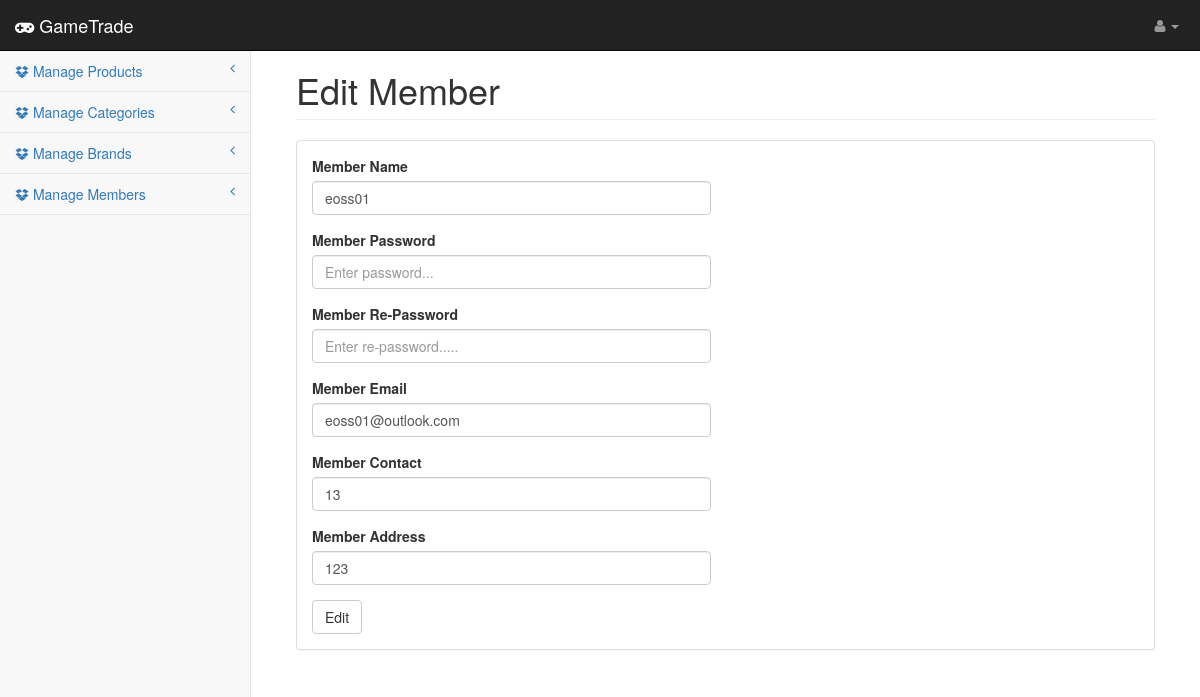
Page /admin/userEdit.php?edit=1 on the committed database.
### tables this page shows
CREATE TABLE `users` (
  `id` int(11) NOT NULL,
  `username` varchar(255) NOT NULL,
  `password` varchar(255) NOT NULL,
  `email` varchar(255) NOT NULL,
  `contactNo` bigint(11) NOT NULL,
  `address` longtext NOT NULL,
  `regDate` timestamp NOT NULL DEFAULT CURRENT_TIMESTAMP ON UPDATE CURRENT_TIMESTAMP
);

### admin/userEdit.php (the view, shortened to what this page needs)
<?php
include("include/config.php");
$username="";
$email="";
$contactNo="";
$address="";
if(isset($_GET['edit'])){
    $id=$_GET['edit'];
    $sql = "SELECT username,password,email,contactNo,address FROM users where id='$id'";
    $result = $db->query($sql);
    if ($result->num_rows > 0) {
    while($row = $result->fetch_assoc()) {
    $username=$row['username'];
    $email=$row['email'];
    $contactNo=$row['contactNo'];
    $address=$row['address'];
    }
    }
    }
?>
<!DOCTYPE html>
<html lang="en">
<head>
    <link href="css/bootstrap.min.css" rel="stylesheet">
    <link href="css/metisMenu.min.css" rel="stylesheet">
    <link href="css/timeline.css" rel="stylesheet">
    <link href="css/startmin.css" rel="stylesheet">
    <link href="css/morris.css" rel="stylesheet">
    <link href="css/font-awesome.min.css" rel="stylesheet" type="text/css">
</head>
<body>
<?php include("include/header.php"); ?>
<?php include("include/sidebar.php"); ?>
    <div id="page-wrapper">
        <div class="container-fluid">
            <div class="row">
                <div class="col-lg-12">
                    <h1 class="page-header">Edit Member</h1>
                </div>
            </div>
            <div class="row">
                    <div class="col-lg-12">
                        <div class="panel panel-default">
                            <div class="panel-body">
                                <div class="row">
                                    <div class="col-lg-6">
                                        <form name="edit" method="post" action="adminVUser.php" enctype="multipart/form-data">
                                            <div class="form-group">
                                                <label>Member Name</label>
                                                <input class="form-control" name="username" placeholder="Enter username.." value="<?php echo $username; ?>">
                                                </div>
                                                <div class="form-group">
                                                <label>Member Password</label>
                                                <input class="form-control" type="password" name="password" placeholder="Enter password..." />
                                                </div>
                                                <div class="form-group">
                                                <label>Member Re-Password</label>
                                                <input class="form-control" type="password" name="repassword" placeholder="Enter re-password....."/>
                                                </div>
                                                <div class="form-group">
                                                <label>Member Email</label>
                                                <input class="form-control" name="email" placeholder="Enter email.." value="<?php echo $email; ?>">
                                                </div>
                                                <div class="form-group">
                                                <label>Member Contact</label>
                                                <input class="form-control" name="contactNo" placeholder="Enter contact No.." value="<?php echo $contactNo; ?>">
                                                </div>
                                                <div class="form-group">
                                                <label>Member Address</label>
                                                <input class="form-control" name="address" placeholder="Enter address.." value="<?php echo $address; ?>">
                                                </div>
                                                <input name="edit" type="submit" class="btn btn-default" value="Edit"/>
                                            </div>
                                    </div>
                                </div>
                            </div>
                        </div>
                    </div>
                </div>
            </div>
</body>
</html>

### admin/css/startmin.css (style rules this page uses)
body { background-color: #f8f8f8; }
#page-wrapper { padding: 30px 15px 0 15px; min-height: 568px; background-color: #fff; }
@media (min-width:768px) { #page-wrapper { position: inherit; margin-left: 250px; padding: 30px 30px 0 30px; border-left: 1px solid #e7e7e7; } }

### rows in the picture
users: username "eoss01", email "eoss01@outlook.com", contactNo "13", address "123"
